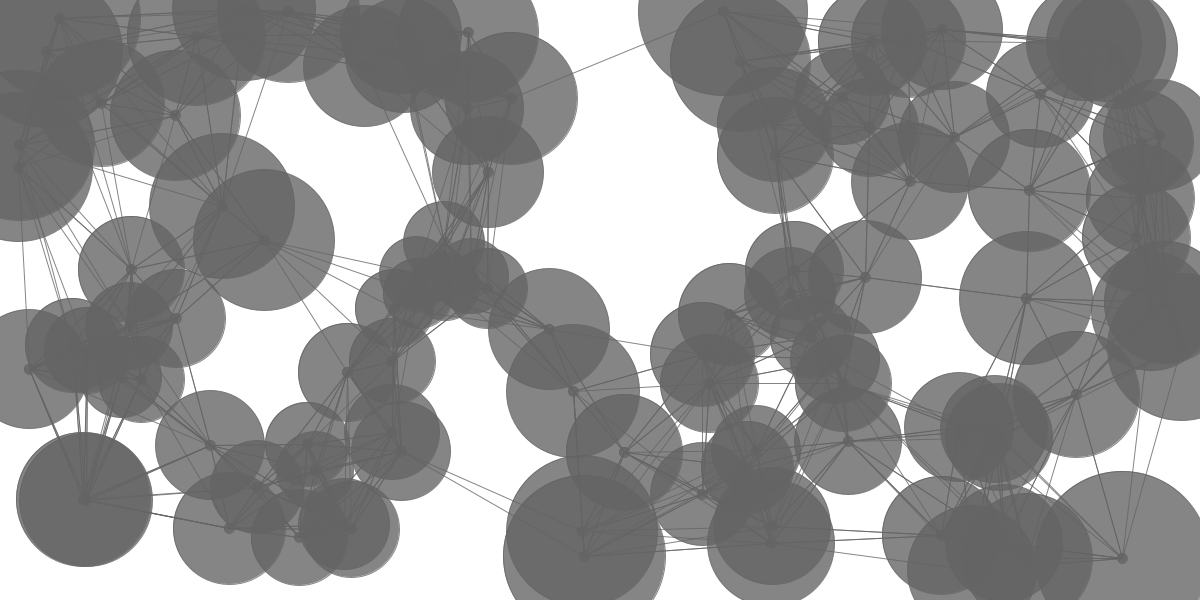
Frame 1 (no input)
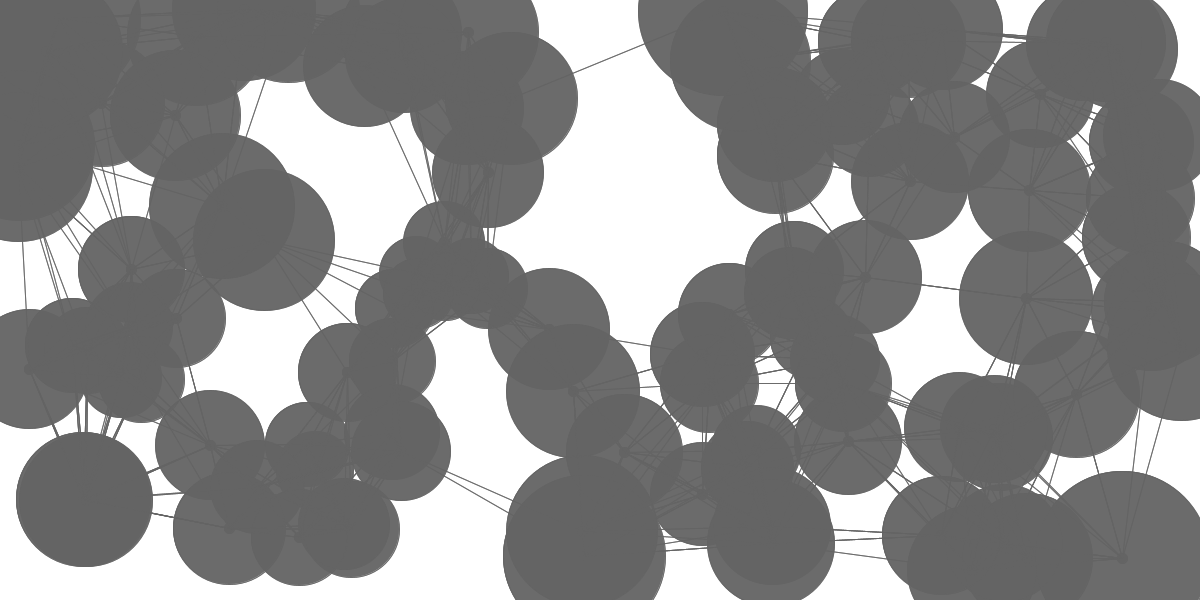
Frame 2 (the mouse pressed at the canvas centre, redrawn once)

The Processing sketch that drew these frames (run headless with seeded random() and noise(); the mouse was pressed at the canvas centre and the sketch redrawn once):

// Processing sketch: KNearestExperiment
// ── KNearestExperiment.pde
int maxW=1200;
int maxH=600;

ArrayList<VorNode> vorNodes = new ArrayList<VorNode>();

void setup()
{
  size(1200,600);
  background(255,255,255);  
  
  int i;
  int maxNodes=100;
  
  for(i=0;i<maxNodes;i++)
  {
    vorNodes.add(new VorNode(floor(random(0,maxW)),floor(random(0,maxH))));
    //vorNodes.add(new VorNode(floor(map(noise(i),0,1,0,maxW)),floor(map(noise(i),0,1,0,maxH))));

  }
  for(i=0;i<maxNodes;i++)
  {
    vorNodes.get(i).nearest(vorNodes);
  }
}

void draw()
{
  int s=vorNodes.size();
  int i;
  
  for(i=0;i<s;i++)
  {
    vorNodes.get(i).draw();
  }
  noLoop();
}

public class VorNode
{
  int originX;
  int originY;
  color c;
  int tempD; // used to temporarily track distances whilst calculating K nearest, left in garbage state
  int maxNeighbours=10;
  ArrayList<VorNode> kNearest = new ArrayList<VorNode>();
  
  public String toString()
  {
     return("["+originX+":"+originY+"]");
  }
  public VorNode(int x, int y)
  {
    originX=x;
    originY=y;
    
    //c = color(random(0,255),random(0,255),random(0,255),100);
    c = color(100,100,100,200);

  }
  
  public boolean equals(VorNode v)
  {
    if (v.originX == originX && v.originY == originY)
    {
      return(true);
    }
    return(false);
  }
  
  void draw()
  {
    fill(c);
    stroke(c);
    ellipse(originX,originY,10,10);
    
    int i;
    int s=kNearest.size();
    VorNode v;
    
    for (i=0;i<s;i++)
    {
      v=kNearest.get(i);
      line(originX,originY,v.originX,v.originY);
      //print(".");
    }
    int r=averageNeighbourDistance();
    ellipse(originX,originY,r,r);
  }
  
  int averageNeighbourDistance()
  {
    int i;
    int s=kNearest.size();
    VorNode v;
    int total=0;
    
    for (i=0;i<s;i++)
    {
      v=kNearest.get(i);
      total+=v.dist(this);
    }
    return(total/s);
  }
  
  int maxNeighbourDistance()
  {
    int i;
    int s=kNearest.size();
    VorNode v;
    int max=0;
    int d=0;
    
    for (i=0;i<s;i++)
    {
      v=kNearest.get(i);
      d=v.dist(this);
      max=(d>max?d:max);
    }
    return(max);
  }
  
  int minNeighbourDistance()
  {
    int i;
    int s=kNearest.size();
    VorNode v;
    int min=0;

    int d=0;
    
    for (i=0;i<s;i++)
    {
      v=kNearest.get(i);
      d=v.dist(this);
      min=(i==0?d:min); // initialise to a sane value on first pass
      min=(d<min?d:min);
    }
    return(min);
  }
  
  int dist(VorNode v)
  {
    return(dist(v.originX, v.originY));
  }
  
  int dist(int x, int y)
  {
    float d;
    int xd = abs(x-originX);
    int yd = abs(y-originY);
    d=sqrt((xd*xd)+(yd*yd));
    
    return(floor(d));
  }
  
  void nearest(ArrayList<VorNode> neighbours)
  {
    int s=neighbours.size();
    int ks;
    int i;
    int k;
    int maxD=0;
    int maxDIndex=0;
    VorNode v;
    
    // Check every node in the complete set
    for (i=0;i<s;i++)
    {
      v=neighbours.get(i);
      v.tempD=dist(v);
      
      // If this node, is this node, then we're uninterested in considering it
      // as a nearest neighbour (as its the same node), so skip it.
      if (v.equals(this))
      {
        continue;
      }
      
      // have we filled the list yet? if not then we always add
      ks = kNearest.size();
      if (ks<maxNeighbours)
      {
        kNearest.add(v);
        
        // Is this the furthest item so far? if so keep a note of it
        // as we will likely over-ride it in the future.
        if (v.tempD>maxD)
        {
          // note that Ks is the *size* of the array, which happens to
          // become the index of the last item when we add an element,
          // so we're using it as a short cut here to determine the
          // index of the element we just added
          maxDIndex=ks;
          maxD=v.tempD;
        }
      }
      else
      {
        // we've filled the list, only add the new connection if it
        // is closer than the previous.
        if (v.tempD<maxD)
        {
          // reset the node as we've found a closer
          kNearest.set(maxDIndex,v);
          
          // Now search for a new maximum neighbour distance in the current nearest set
          ks = kNearest.size();
          for (k=0;k<ks;k++)
          {
            v=kNearest.get(k);
            
            // Initialise the max distance to the first node, if any node is further
            // it will over-ride this in future iterations
            if (k==0)
            {
              maxD=v.tempD;
              maxDIndex=0;
            }
            else
            {
              if (v.tempD>maxD)
              {
                maxD=v.tempD;
                maxDIndex=k;
              }
            }
          }
        }
      }
    }   
    //println(this+":"+kNearest.get(0)+":"+kNearest.get(1)+":"+kNearest.get(2));
  }
}
